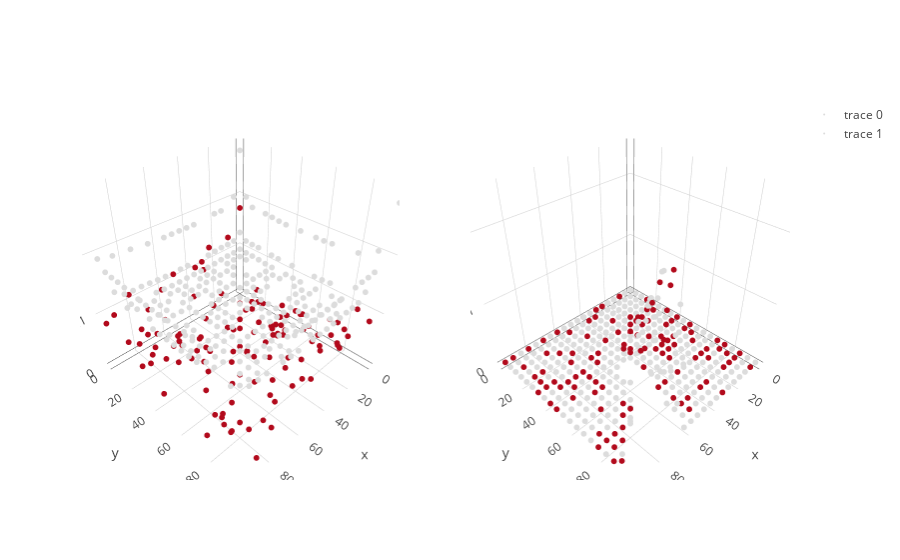

The notebook cell this image was saved under:
### Markdown cell above
We can get predictive variances in the same way as the full grid case.

### Code cell
svi_variances = softplus(inf_svi.q_S)
lp_variances = inf_lp.variance(50)

var_svi = go.Scatter3d(x = X[:,0], y = X[:,1], z=svi_variances, mode = 'markers', marker=dict(size = 2, color = color))
var_lp = go.Scatter3d(x = X[:,0], y = X[:,1], z=lp_variances, mode = 'markers', marker=dict(size = 2, color = color))
fig = tools.make_subplots(rows=1, cols=2, specs=[[{'is_3d': True}, {'is_3d': True}]])
fig.append_trace(var_svi, 1, 1)
fig.append_trace(var_lp, 1, 2)
iplot(fig)

### Figure 1 — Plotly figure (JSON) as saved in the notebook; plotly's stock layout.template omitted (floating-point values rounded to 4 significant figures; data arrays with more than 128 entries replaced by an {"elided": "..."} marker saying what was removed)
{"data": [{"marker": {"color": {"elided": "400 int values"}, "size": 2}, "mode": "markers", "scene": "scene1", "type": "scatter3d", "x": {"elided": "400 int values"}, "y": {"elided": "400 int values"}, "z": {"elided": "400 float values"}}, {"marker": {"color": {"elided": "400 int values"}, "size": 2}, "mode": "markers", "scene": "scene2", "type": "scatter3d", "x": {"elided": "400 int values"}, "y": {"elided": "400 int values"}, "z": {"elided": "400 float values"}}], "layout": {"scene1": {"domain": {"x": [0, 0.45], "y": [0, 1]}}, "scene2": {"domain": {"x": [0.55, 1], "y": [0, 1]}}}}
